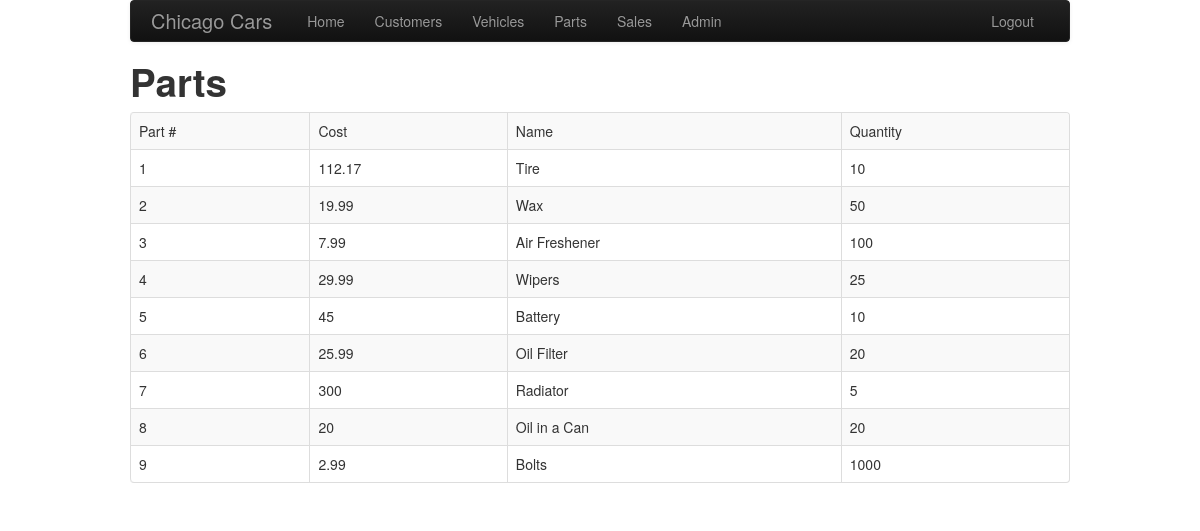
/parts.php (signed in), run on the app's committed database.
### tables this page shows
CREATE TABLE IF NOT EXISTS `parts` (
  `partid` int(11) NOT NULL AUTO_INCREMENT,
  `cost` float NOT NULL,
  `quantity` int(11) NOT NULL,
  `name` text NOT NULL,
  PRIMARY KEY (`partid`)
);

### parts.php (the view, shortened to what this page needs)
<?php
include('util.php');
$db = connect_db();
?>
<html>
  <div class="container"/>
    <h1>Parts</h1>
    <table class="table table-striped table-bordered table-hover">
      <tr>
        <td>Part #</td>
        <td>Cost</td>
        <td>Name</td>
        <td>Quantity</td>
      </tr>
<?php
$res = $db->query("SELECT * FROM parts p");
while ($r = $res->fetch_assoc()) {
  echo "<tr>";
  echo "<td>" . $r["partid"] . "</td>";
  echo "<td>" . $r["cost"] . "</td>";
  echo "<td>" . $r["name"] . "</td>";
  echo "<td>" . $r["quantity"] . "</td>";
  echo "</tr>";
  }
  ?>
    </table>
</html>

### data on the page
parts: partid "1", cost "112.17", name "Tire", quantity "10"
parts: partid "2", cost "19.99", name "Wax", quantity "50"
parts: partid "3", cost "7.99", name "Air Freshener", quantity "100"
parts: partid "4", cost "29.99", name "Wipers", quantity "25"
parts: partid "5", cost "45", name "Battery", quantity "10"
parts: partid "6", cost "25.99", name "Oil Filter", quantity "20"
parts: partid "7", cost "300", name "Radiator", quantity "5"
parts: partid "8", cost "20", name "Oil in a Can", quantity "20"
parts: partid "9", cost "2.99", name "Bolts", quantity "1000"
